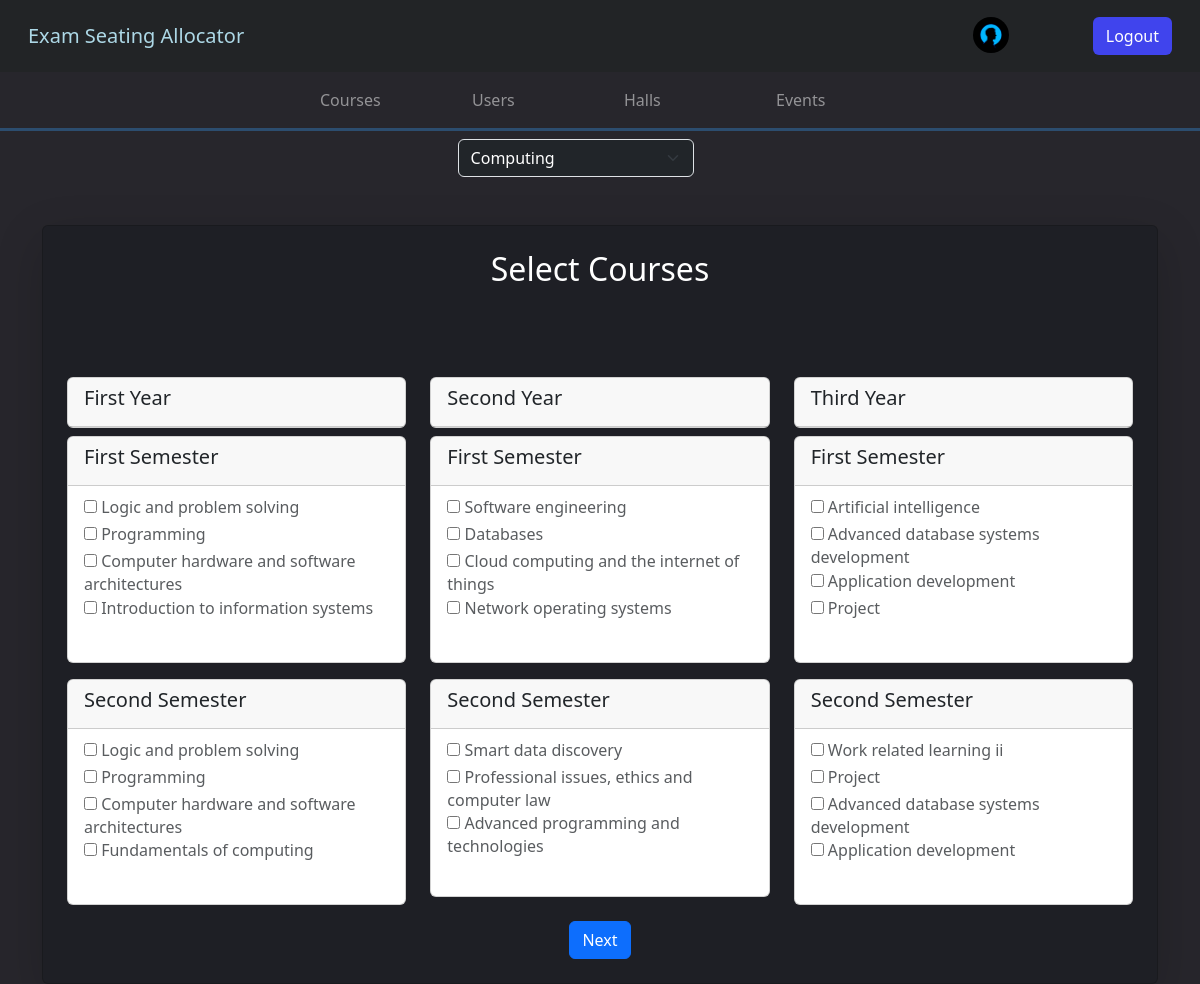
The page /create_new_event_courses/92 (signed in) on the database its author committed.
### api/models.py (models this page shows)
class User(AbstractUser):
    user_type = models.CharField(max_length=20, choices=USER_TYPES)
    user_image = models.ImageField(
        upload_to="Users",
    )
    groups = models.ManyToManyField(Group, related_name="api_users")
    user_permissions = models.ManyToManyField(Permission, related_name="api_users")

class Course(models.Model):
    name = models.CharField(max_length=100)
    fieldofstudy = models.CharField(
        max_length=20, choices=FIELDOFSTUDY, default="computing"
    )
    year = models.CharField(max_length=20, choices=YEAR, default="first")
    semester = models.CharField(max_length=20, choices=SEMESTER, default="first")

### api/views.py (the view, shortened to what this page needs)
def create_new_event_courses(request, id):
    courses = Course.objects.filter(fieldofstudy="computing")
    fields = ["computing", "multimedia", "networking"]
    currentfield = "computing"
    allYears = courses.values_list("year", flat=True).distinct()
    allSemesters = courses.values_list("semester", flat=True).distinct()
    context = {
        "jslink": "create_new_event_courses",
        "homeurl": "admin_home",
        "courses": courses,
        "years": allYears,
        "semesters": allSemesters,
        "fields": fields,
        "currentfield": currentfield,
    }
    return render(request, "createNewEventCourses.html", context)

### api/templates/createNewEventCourses.html (shortened to what this page needs)
{%extends "base.html"%} {%block start%}
<form
  class="d-flex justify-content-center m-2"
  method="post"
  enctype="multipart/form-data"
  id="FieldofStudy"
>
  <select
    name="selectedStudy"
    id="selectedStudy"
    class="form-select bg-dark text-white me-5"
    aria-label="FieldofStudy"
    style="width: 20%"
  >
    {%for field in fields%} {%if field == currentfield%}
    <option selected disabled>{{field |capfirst}}</option>
    {%else%}
    <option value="{{field}}">{{field|capfirst}}</option>
    {%endif%} {%endfor%}
  </select>
</form>
<div class="container mt-5">
  <form
    class="mx-auto card p-4 shadow-lg forms d-flex justify-content-between align-items-center"
    method="post"
    enctype="multipart/form-data"
    onsubmit="return validateForm()"
  >
    <h2>Select Courses</h2>
    <div class="row">
      {%for year in years%}
      <div class="col-md-4 mt-5">
        <div class="card mb-2">
          <div class="card-header">
            <h5 class="card-title">{{year |capfirst}} Year</h5>
          </div>
        </div>
        {%for semester in semesters%}
        <div class="card mb-3">
          <div class="card-header">
            <h5 class="card-title">{{semester |capfirst}} Semester</h5>
          </div>
          <div class="card-body mb-3">
            {%for course in courses%}
            {%if course.year == year and course.semester == semester%}
            <h6 class="card-subtitle mb-2 text-muted">
              <input
              class="card-subtitle mb-2 text-muted"
              type="checkbox"
              value="{{course.id}}"
              id="{{course.id}}"
              name="selectedcourses"
              onclick="handleCheckboxClick(this)"
              />
              {{course.name |capfirst}}
            </h6>
            {%endif%} {%endfor%}
          </div>
        </div>
        {%endfor%}
      </div>
      {%endfor%}
    </div>
    <button
      type="submit"
      name="SelectedCourseSubmit"
      value="SelectedCourseSubmit"
      class="btn btn-primary"
    >
      Next
    </button>
  </form>
</div>
{%endblock%}

### api/templates/base.html (shortened to what this page needs)
<!DOCTYPE html>
<html>
  <head>
    {% load static %}
    <link
      rel="stylesheet"
      type="text/css"
      href="{% static 'myapp/Styles/base' %}.css"
    />
    <link rel="stylesheet" href="https://maxcdn.bootstrapcdn.com/bootstrap/4.5.2/css/bootstrap.min.css">
    <link
      href="https://cdn.jsdelivr.net/npm/bootstrap@5.3.1/dist/css/bootstrap.min.css"
      rel="stylesheet"
    />
  </head>
  <body style="background-color:#27262C;">
    <nav class="navbar dark p-3 " style="background:#222426">
      <div class="container-fluid">
        <a href="{% if homeurl == "login_page" %} /
        {%else%}
        /{{homeurl}}/
        {%endif%}" class="navbar-brand" style="color:lightblue">Exam Seating Allocator</a>
        <form class="d-flex" role="search">
          {%if request.user.is_authenticated%}
              <a class="nav-link" href="/{{homeurl}}/" >
                  <img src="/media/{{user.user_image}}" alt="Profile Picture" class = "navProfile" >
              </a>
          <a href="/logout/" class="btn" style="background:#4044ED; color:white;" type="submit">Logout</a>
          {%endif%}
        </form>
      </div>
    </nav>
    {% if homeurl == "admin_home" %}
    <nav class="navbar navbar-expand-md navbar-dark" style="border-style: none none solid none; border-color: #2C4D6F;">
        <div class="container">
          <div class="collapse navbar-collapse" id="navbarNavDropdown">
            <ul class="navbar-nav mx-auto">
              <li class="nav-item">
                <a class="nav-link mx-3 {%if page_url%}{%if page_url == "course"%}active{%endif%}{%endif%}" aria-current="page" href="/view_courses/">Courses</a>
              </li>
              <li class="nav-item">
                <a class="nav-link mx-3 {%if page_url%}{%if page_url == "user"%}active{%endif%}{%endif%}" href="/view_users/">Users</a>
              </li>
              <li class="nav-item">
                <a class="nav-link mx-3 {%if page_url%}{%if page_url == "hall"%}active{%endif%}{%endif%}" href="/view_halls/">Halls</a>
              </li>
              <li class="nav-item">
                <a class="nav-link mx-3 {%if page_url%}{%if page_url == "event"%}active{%endif%}{%endif%}" href="/admin_events_view/">Events</a>
              </li>
            </ul>
          </div>
        </div>
      </nav>
      {%endif%}
    {% block start %} {% endblock %}
  </body>
</html>

### static/myapp/Styles/base.css (style rules this page uses)
.navProfile { width: 36px; height: 36px; object-fit: cover; border-radius: 50%; margin-right: 20px; }
@media screen and (min-width: 777px) { .nav-link { padding: 18px 0; min-width: 120px; } }
@media screen and (min-width: 777px) { .navbar { padding: 0; } }

### api/templates/base.html (style rules this page uses)
.forms { background:#1E1F25; color:white; }

### rows shown on the page
User: user_image (placeholder picture)
Course: name "Logic and problem solving"
Course: name "Programming"
Course: name "Computer hardware and software architectures"
Course: name "Introduction to information systems"
Course: name "Logic and problem solving"
Course: name "Programming"
Course: name "Computer hardware and software architectures"
Course: name "Fundamentals of computing"
Course: name "Software engineering"
Course: name "Databases"
Course: name "Cloud computing and the internet of things"
Course: name "Network operating systems"
Course: name "Smart data discovery"
Course: name "Professional issues, ethics and computer law"
Course: name "Advanced programming and technologies"
Course: name "Artificial intelligence"
Course: name "Advanced database systems development"
Course: name "Application development"
Course: name "Project"
Course: name "Work related learning ii"
Course: name "Project"
Course: name "Advanced database systems development"
Course: name "Application development"

### other values the page prints
{{ year |capfirst }} "First" "Second" "Third"
{{ semester |capfirst }} "First" "Second" "First" "Second" "First" "Second"
form field selectedStudy "Computing"
